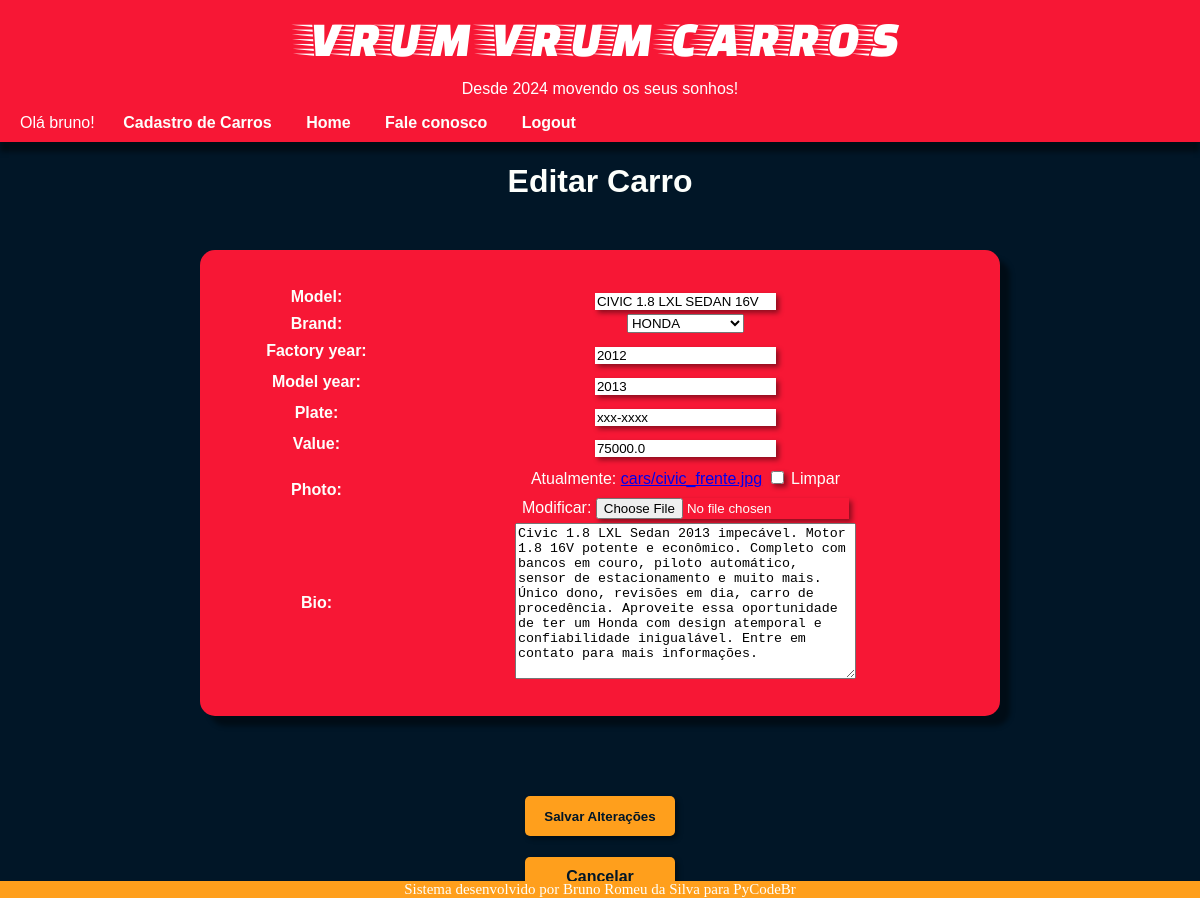
Page /car/1/update (signed in) on the committed database.
### cars/models.py (models this page shows, shortened)
class Car(models.Model):
    id = models.AutoField(primary_key=True)
    model = models.CharField(max_length=200)
    brand = models.ForeignKey(Brand, on_delete=models.PROTECT, related_name='car_brand')
    factory_year = models.IntegerField(blank=True, null=True)
    model_year = models.IntegerField(blank=True, null=True)
    plate = models.CharField(blank=True, null=True, max_length=20)
    value = models.FloatField(blank=True, null=True)
    photo = models.ImageField(upload_to='cars/', blank=True, null=True)
    bio = models.TextField(null=True, blank=True)

### cars/views.py (the view, shortened to what this page needs)
# urls.py: path('car/<int:pk>/update', CarUpdateView.as_view(), name='car_update'),
@method_decorator(login_required(login_url='login'), name='dispatch')
class CarUpdateView(UpdateView):
    model = Car
    form_class = CarModelForm
    template_name = 'car_update.html'

### cars/forms.py (shortened to what this page needs)
class CarModelForm(forms.ModelForm):
    class Meta:
        model = Car
        fields = '__all__'

### cars/models.py (called while the page is built)
    def __str__(self):
        return self.name

### cars/templates/car_update.html (shortened to what this page needs)
{% load static %}
{% block content %}
<!DOCTYPE html>
<html lang="en">
<head>
    <link rel="stylesheet" href="{% static 'css\styleforms.css' %}">
</head>
<body>
    <header>
        <h1>VRUM VRUM CARROS</h1>
        <p>Desde 2024 movendo os seus sonhos!</p>
        <nav>
            {% if user.is_authenticated %}
                <a class="user">Olá {{user}}!</a>
                <a class="menu" href="{% url 'new_car' %}">Cadastro de Carros</a>
            {% endif %}
            <a class="menu" href="{% url 'cars_list' %}">Home</a>
            <a class="menu" href="#">Fale conosco</a>
            {% if user.is_authenticated %}
                <a class="menu" href="{% url 'logout' %}">Logout</a>
            {% endif %}
        </nav>
    </header>
    <form method="post" enctype="multipart/form-data">
        <h1>Editar Carro</h1>
        <table>
            {{ form.as_table }}
        </table>
        <div>
            <input type="submit" value="Salvar Alterações" class="btn-primary">
            <div class="btn-aut">
                <a href="{% url 'cars_list' %}" class="btn-secondary" >Cancelar</a>
            </div>
        </div>
    </form>
{% endblock %}
    <footer>
        Sistema desenvolvido por Bruno Romeu da Silva para PyCodeBr
    </footer>
</body>
</html>

### static/css/styleforms.css (style rules this page uses)
body { background-color: #011627; color: #FDFFFC; font-family: Arial, Helvetica, sans-serif; text-align: center; margin: 0%; }
header { background-color: #F71735; text-align: center; color: white; padding-top: 1px; padding-bottom: 10px; box-shadow: 0px 10px 5px rgba(0, 0, 0, 0.434); }
header > h1 { font-family: Faster; font-weight: normal; font-size: 50px; padding-top: 0%; margin-top: 10px; margin-bottom: 5px; }
header > nav { text-align: start; text-indent: 20px; }
.menu { margin-right: 30px; text-decoration: none; color: #FDFFFC; font-weight: bold; transition: 0.5s; }
.user { margin-right: 2vw; text-decoration: none; }
table { text-align: center; margin-top: auto; margin-left: auto; margin-right: auto; margin-bottom: 70px; background-color: #F71735; border-radius: 15px; padding: 30px; margin-top: 50px; box-shadow: 10px 10px 5px rgba(0, 0, 0, 0.434); width: 800px; }
input { margin-top: 10px; width: auto; height: auto; box-shadow: 3px 3px 5px rgba(0, 0, 0, 0.434); border-bottom-style: none; border-style: none; }
.btn-primary { text-align: center; align-items: center; margin-right: auto; margin-bottom: 20px; background-color: #FF9F1C; color: #011627; border-radius: 5px; font-weight: bold; width: 150px; height: 40px; }
.btn-aut { display: flex; background-color: #FF9F1C; width: 150px; height: 40px; text-align: center; align-items: center; justify-content: center; margin-left: auto; margin-top: auto; margin-right: auto; margin-bottom: auto; border-radius: 5px; font-weight: bold; margin-block: 1px ; box-shadow: 3px 3px 5px rgba(0, 0, 0, 0.434); }
.btn-secondary { text-decoration: none; color: #011627; }
footer { position: absolute; width: 100%; bottom: 0; left: 0; font-family: 'Times New Roman', Times, serif; text-align: center; background-color: #FF9F1C; font-size: 15px; color: #FDFFFC; }

### rows in the picture
Car: model "CIVIC 1.8 LXL SEDAN 16V", brand "HONDA", factory_year "2012", model_year "2013", plate "xxx-xxxx", value "75000.0", bio "Civic 1.8 LXL Sedan 2013 impecável. Motor 1.8 16V potente e econômico. Completo com bancos em couro, piloto automático, sensor de estacionamento e muito mais. Único dono, revisões em dia, carro de procedência. Aproveite essa oportunidade de ter um Honda com design atemporal e confiabilidade inigualável. Entre em contato para mais informações."

### other values in the picture
{{ user }} "bruno"
